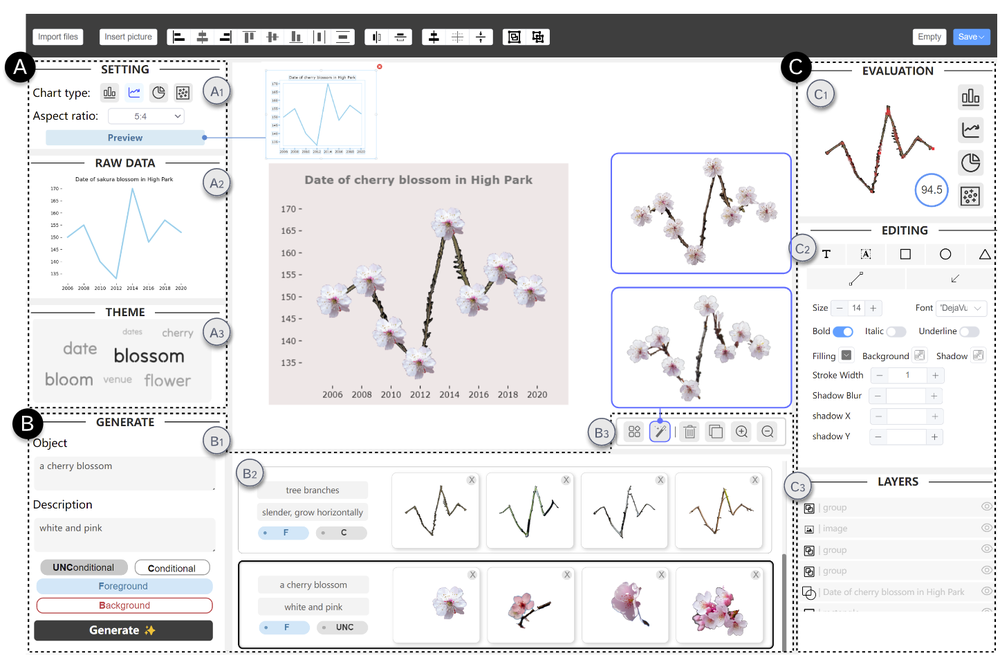
#> input picture interface.png, 1000 x 660 px, shrunk from 1446 x 954 before the run
$ python -i get_grid.py   (imports and definitions only)
#> lines starting #> are read from the running program, lines starting #| are printed output that depends on the picture; after the words box and inside, x2 and y2 are one past the last pixel; in counts of white or black regions, pixels touching at a corner belong together
#> further down, picture is the input picture: PIL image 1000x660 RGBA; mean R, G, B, A 230.2, 229.5, 230.5, 255
import math
import sys
import cv2
from PIL import Image
import PIL
import numpy as np
import os
from skimage.metrics import structural_similarity as ssim
import matplotlib.pyplot as plt
current_path = os.getcwd()

split_num = 5

# [21 lines left out: functions image_grid, approximate_gcd, not called in this run]

def get_box_img(image):
    '''get box of correct object and get the total_h(h_total)'''
    img_removal = np.array(image)
    imgray = cv2.cvtColor(img_removal, cv2.COLOR_BGR2GRAY)
    ret, thresh = cv2.threshold(imgray, 30, 255, 0)
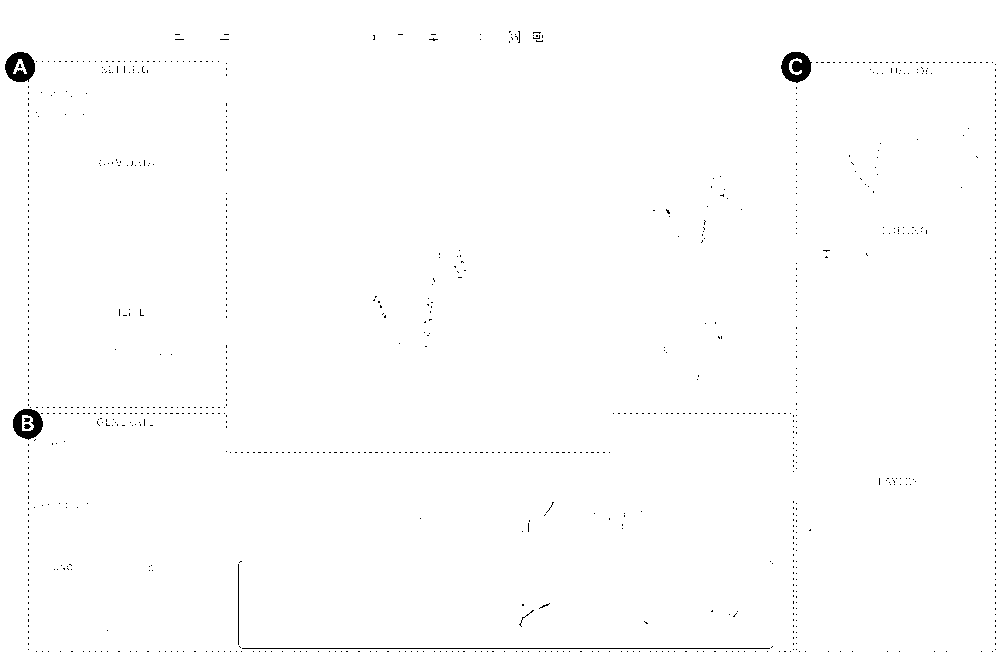
#> thresh: shape (660, 1000); 99.3% white; 981 black regions (973 under 20 px), largest, box (x1, y1, x2, y2) and area: (781, 52, 812, 83) 631, (5, 52, 35, 82) 608, (13, 409, 43, 440) 545
    cv2.imwrite('output/grid/thresh.png', thresh)
    contours, hierarchy = cv2.findContours(thresh, cv2.RETR_EXTERNAL, cv2.CHAIN_APPROX_SIMPLE)
#> contours = [[[0, 0], [0, 659], [999, 659], [999, 0]]]

    left, top, right, bottom = image.width, image.height, 0, 0
#> left = 1000; top = 660; right = 0; bottom = 0
    for x in range(image.width):
        for y in range(image.height):
            if image.getpixel((x, y))[3] != 0:
                left = min(left, x)
                top = min(top, y)
                right = max(right, x)
                bottom = max(bottom, y)
    y_gen = top
#> y_gen = 0
    x_gen = left
#> x_gen = 0
    h_total = bottom - top
#> h_total = 659
    w_gen = right- left
#> w_gen = 999

    img_removal_correct = img_removal[y_gen:y_gen+h_total,x_gen:x_gen+w_gen]
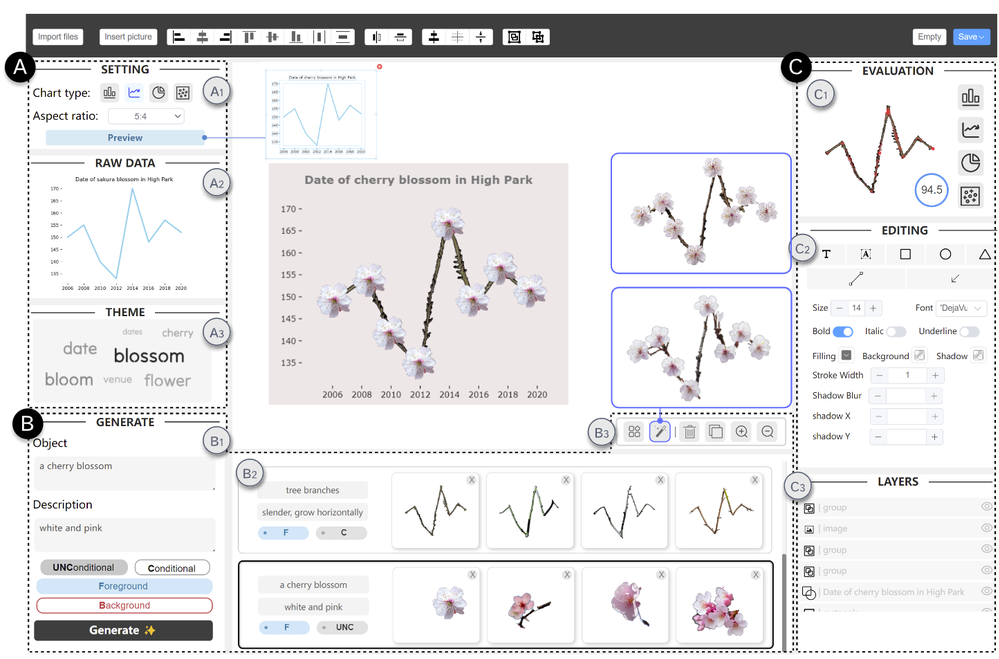
#> img_removal_correct: shape (659, 999, 4); mean R, G, B, A 230.2, 229.4, 230.4, 255
    cv2.imwrite('output/grid/img_removal_correct.png', cv2.cvtColor(img_removal_correct, cv2.COLOR_RGB2BGRA))
    return img_removal_correct, h_total, img_removal_correct.shape

# [38 lines left out: functions get_grid, compare_images_ssim, ssim_matrix_compute, get_grid_meta, not called in this run]

>>> from PIL import Image
>>> picture = Image.open('../interface.png')
>>> result = get_box_img(picture)

$ run again, on teaser.png
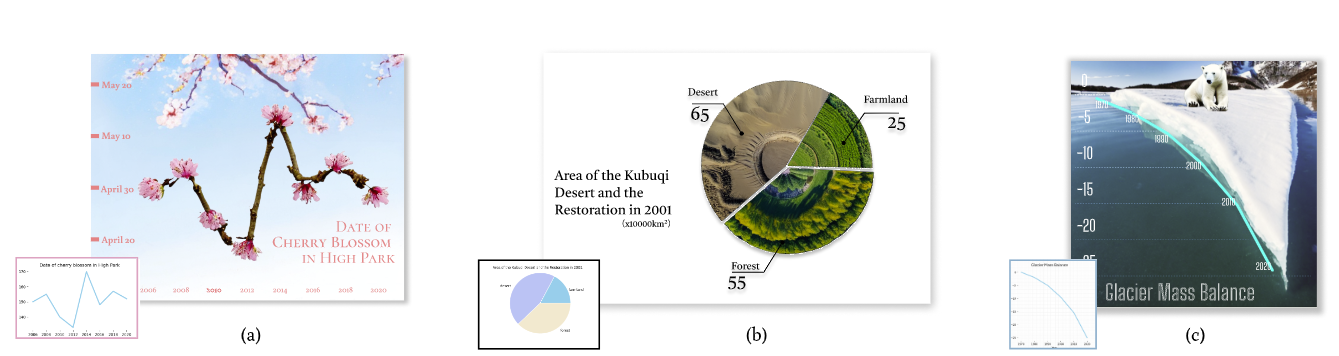
#> input picture teaser.png, 1339 x 356 px
#> picture is the input picture: PIL image 1339x356 RGBA; mean R, G, B, A 220.9, 224, 224.9, 255
#> in get_box_img, `ret, thresh = cv2.threshold(imgray, 30, 255, 0)`:
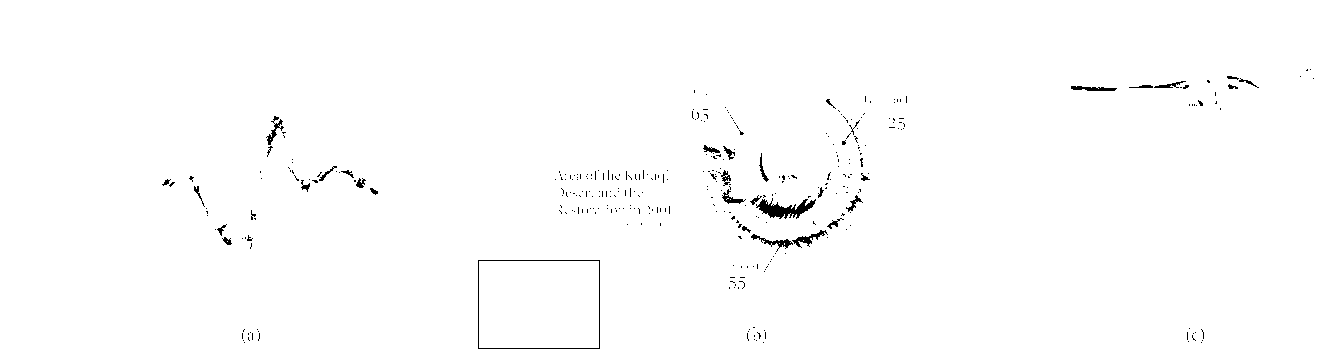
#> thresh: shape (356, 1339); 99.2% white; black in thin lines or dots, all inside (x1, y1, x2, y2) = (162, 69, 1314, 349)
#> contours = [[[0, 0], [0, 355], [1338, 355], [1338, 0]]]
#> in get_box_img, `img_removal_correct = img_removal[y_gen:y_gen+h_total,x_gen:x_gen+w_gen]`:
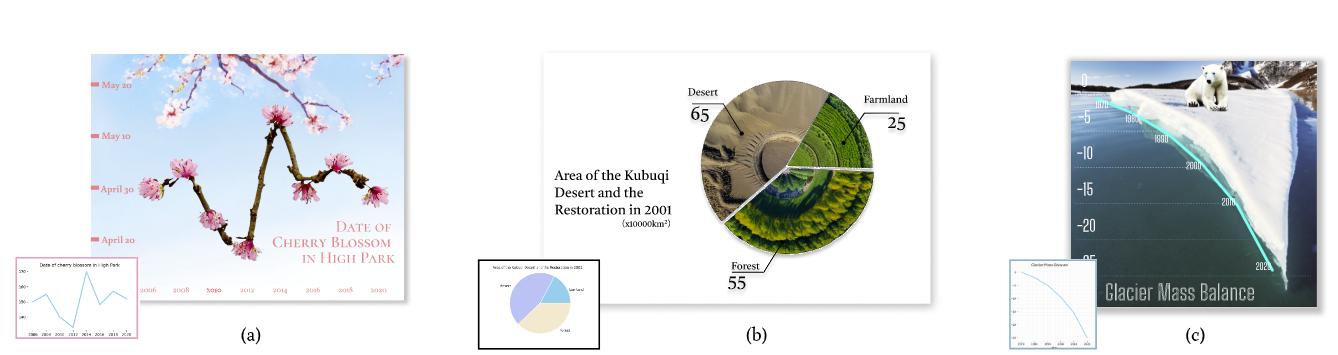
#> img_removal_correct: shape (355, 1338, 4); mean R, G, B, A 220.8, 223.9, 224.8, 255
